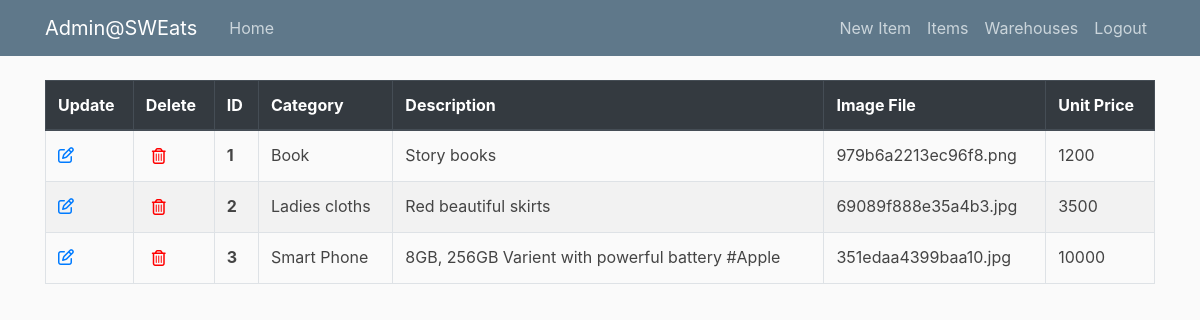
Before: /admin/item (signed in) with the older database file.
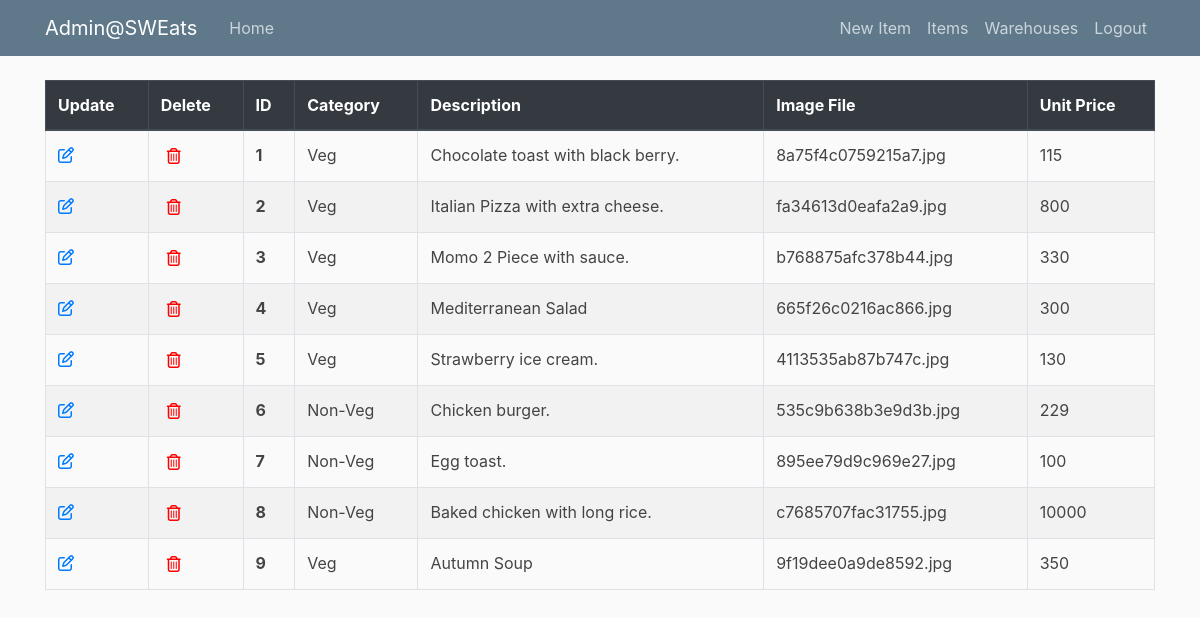
After: the same page with the newer database file.
### sweats/models.py (models this page shows, shortened)
class Item(db.Model):
    __tablename__ = 'items'
    id = db.Column(db.Integer , primary_key=True)
    category = db.Column(db.String(20))
    description = db.Column(db.String(200), nullable=False)
    image_file = db.Column(db.String(20), nullable=False)
    unit_price = db.Column(db.Integer , nullable=False)
    order_items = db.relationship('OrderItem' , backref='item' , lazy=True)

### sweats/routes/admin_routes.py (the view)
@app.route('/admin/<model_name>')
@login_required
def model(model_name):
    if not current_user.admin:
        abort(403)
    model_instance = ''
    if model_name == "item":
        model_instance = Item
        title = "Items"
        template_name = 'items.html'
    elif model_name == "warehouse":
        model_instance = Warehouse
        title = "Warehouses"
        template_name = 'warehouses.html'
    items = model_instance.query.all()
    return render_template('admin/'+template_name, title=title, items=items)

### sweats/models.py (called while the page is built)
@login_manager.user_loader
def load_user(user_id):
    return Customer.query.get(int(user_id))

### sweats/templates/admin/items.html
{% extends "admin/home.html" %}
{% block nav %}
    <a class="nav-item nav-link" href="{{ url_for('new_model', model_name='item') }}">New Item</a>
{% endblock nav %}
{% block content %}
<table class="table table-bordered">
    <thead class="thead-dark">
    <tr>
        <th scope="col">Update</th>
        <th scope="col">Delete</th>
        <th scope="col">ID</th>
        <th scope="col">Category</th>
        <th scope="col">Description</th>
        <th scope="col">Image File</th>
        <th scope="col">Unit Price</th>
    </tr>
    </thead>
    <tbody>
    {% for item in items %}
        <tr class="table-row" data-href="#">
            <td><a href="{{ url_for('update_item', item_id=item.id) }}"><i class="far fa-edit"></i></a></td>
            <td><form class="delete-item-form" action="{{ url_for('delete_model_instance', model_name='item', instance_id=item.id) }}" method="POST"><button type="submit" class="delete-button"><i class="far fa-trash-alt"></i></button></form></td>
            <th scope="row">{{ item.id }}</th>
            <td>{{ item.category }}</td>
            <td>{{ item.description }}</td>
            <td>{{ item.image_file }}</td>
            <td>{{ item.unit_price }}</td>
        </tr>
    {% endfor %}
    </tbody>
</table>
{% endblock content %}

### sweats/templates/admin/home.html (shortened to what this page needs)
<!DOCTYPE html>
<html lang="en">
<head>
    <link rel="stylesheet" href="https://stackpath.bootstrapcdn.com/bootstrap/4.4.1/css/bootstrap.min.css">
    <link rel="stylesheet" type='text/css' href="{{ url_for('static' , filename='main.css') }}">
</head>
<body>
    <header class="site-header">
        <nav class="navbar navbar-expand-md navbar-dark bg-steel fixed-top">
          <div class="container">
            <a class="navbar-brand mr-4" href="{{ url_for('admin') }}">Admin@SWEats</a>
            <div class="collapse navbar-collapse" id="navbarToggle">
              <div class="navbar-nav mr-auto">
                <a class="nav-item nav-link" href="{{ url_for('home') }}">Home</a>
              </div>
              <div class="navbar-nav">
                {% if current_user.is_authenticated %}
                  {% block nav %}{% endblock %}
                  <a class="nav-item nav-link" href="{{ url_for('model', model_name='item') }}">Items</a>
                  <a class="nav-item nav-link" href="{{ url_for('model', model_name='warehouse') }}">Warehouses</a>
                  <a class="nav-item nav-link" href="{{ url_for('logout') }}">Logout</a>
                {% else %}
                  <a class="nav-item nav-link" href="{{ url_for('login') }}">Login</a>
                  <a class="nav-item nav-link" href="{{ url_for('register') }}">Register</a>
                {% endif %}
              </div>
            </div>
          </div>
        </nav>
    </header>
    <main role="main" class="container">
        {% block content %}{% endblock %}
    </main>
</body>
</html>

### sweats/static/main.css (style rules this page uses)
body { background: #fafafa; color: #333333; margin-top: 5rem; }
.bg-steel { background-color: #5f788a; }
.site-header .navbar-nav .nav-link { color: #cbd5db; }
.table-row { cursor: pointer; color: #444444; }
.table tr:nth-child(even) { background-color: #f2f2f2; }
.delete-button { background-color: Transparent; background-repeat:no-repeat; border: none; cursor:pointer; overflow: hidden; outline:none; }
.fa-trash-alt { color:red; }

Changed rows visible on the page:
changed Item id 1: category "Book" → "Veg"; description "Story books" → "Chocolate toast with black berry."; image_file "979b6a2213ec96f8.png" → "8a75f4c0759215a7.jpg"; unit_price "1200" → "115"
changed Item id 2: category "Ladies cloths" → "Veg"; description "Red beautiful skirts" → "Italian Pizza with extra cheese."; image_file "69089f888e35a4b3.jpg" → "fa34613d0eafa2a9.jpg"; unit_price "3500" → "800"
changed Item id 3: category "Smart Phone" → "Veg"; description "8GB, 256GB Varient with powerful battery #Apple" → "Momo 2 Piece with sauce."; image_file "351edaa4399baa10.jpg" → "b768875afc378b44.jpg"; unit_price "10000" → "330"
added Item: id "4", category "Veg", description "Mediterranean Salad", image_file "665f26c0216ac866.jpg", unit_price "300"
added Item: id "5", category "Veg", description "Strawberry ice cream.", image_file "4113535ab87b747c.jpg", unit_price "130"
added Item: id "6", category "Non-Veg", description "Chicken burger.", image_file "535c9b638b3e9d3b.jpg", unit_price "229"
added Item: id "7", category "Non-Veg", description "Egg toast.", image_file "895ee79d9c969e27.jpg", unit_price "100"
added Item: id "8", category "Non-Veg", description "Baked chicken with long rice.", image_file "c7685707fac31755.jpg", unit_price "10000"
added Item: id "9", category "Veg", description "Autumn Soup", image_file "9f19dee0a9de8592.jpg", unit_price "350"
